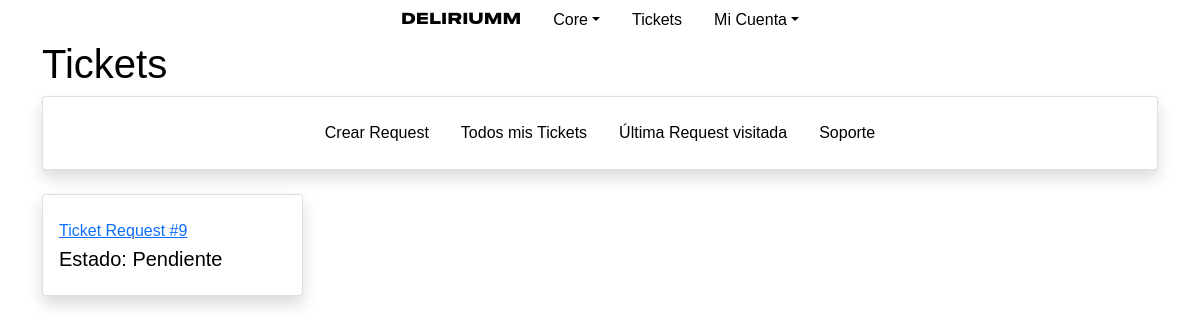
/core/tickets/ (signed in), run on an earlier commit of the app's database.
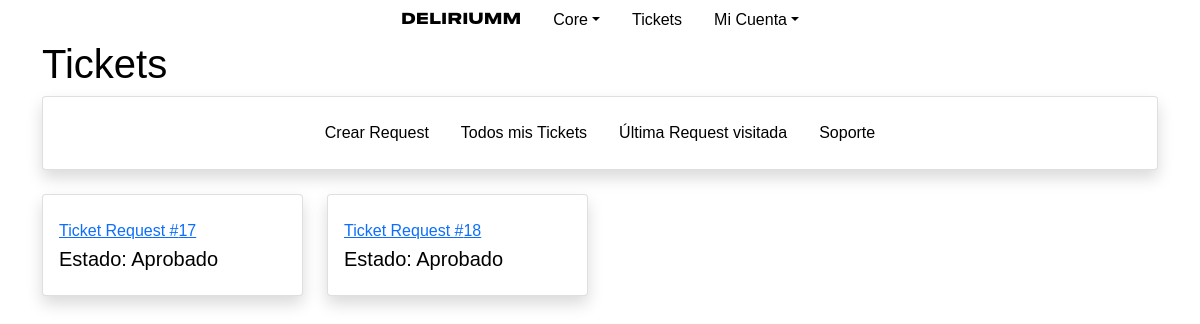
And on a later commit of the database.
### tickets/models.py (models this page shows, shortened)
class TicketRequest(models.Model):
    user = models.ForeignKey(User, on_delete=models.CASCADE)
    event = models.ForeignKey(Event, on_delete=models.CASCADE)
    context = models.CharField(max_length=300, blank=True)
    q_tickets = models.IntegerField(verbose_name="Tickets")
    reference = models.CharField(max_length=150, default="none")
    client = models.CharField(max_length=50, default="none")
    total = models.IntegerField(verbose_name="Total", default="0")
    created = models.DateTimeField(auto_now=True)
    staff_asigned = models.CharField(max_length=30, default="none")
    comprobante = models.FileField(upload_to='uploads/comprobantes/', blank=True)
    PAYMENTS = (
        ("CASH", "Efectivo"),
        ("CARD", "Tarjeta"),
        ("TRANSFER", "Transferencía"),
        ("DEPOSIT", "Deposíto"),
    )
    payment_method = models.CharField(
        max_length=20,
        choices=PAYMENTS,
        default='CASH',
    )
    STATUS = (
        ("PE", "Pendiente"),
        ("RE", "Rechazado"),
        ("VA", "Aprobado"),
        ("AR", "Archivado"),
    )
    status = models.CharField(
        max_length=2,
        choices=STATUS,
        default='PE',
    )

### tickets/views.py (the view)
# urls.py: path("", views.index, name="index"),
def index(request):
    if not request.user.is_authenticated:
        return HttpResponseRedirect(reverse("users:login"))
    usercore = get_object_or_404(UserCore, user=request.user)
    return render(request, "tickets/index.html",{
        "ticketspe": request.user.ticketrequest_set.all().filter(status="PE"),
        "ticketsap": request.user.ticketrequest_set.all().filter(status="VA"),
        "ticketsre": request.user.ticketrequest_set.all().filter(status="RE"),
        "last_ticket": usercore.last_ticket_request_see,
    })

### tickets/templates/tickets/index.html (shortened to what this page needs)
{% extends 'tickets/layout_1.html' %}
{% block head %}
{% load static %}
{% endblock %}
{% block body %}
<h1>Tickets</h1>
<div class="card shadow mb-4 ">
    <div class="card-body ">
        <ul class="nav justify-content-center">
            <li class="nav-item border-0">
                <a class="nav-link" href="{% url 'tickets:create_request_view' %}">Crear Request</a>
            </li>
            <li class="nav-item border-0">
                <a class="nav-link" href="{% url 'tickets:my_tickets' %}">Todos mis Tickets</a>
            </li>
            <li class="nav-item border-0">
                <a class="nav-link" href="{% url 'tickets:request_view' last_ticket %}">Última Request visitada</a>
            </li>
            <li class="nav-item border-0">
                <a class="nav-link" href="{% url 'tickets:index' %}">Soporte</a>
            </li>
        </ul>
    </div>
</div>
<div class="row">
    {% for ticket in ticketspe %}
    <div class="col-xl-3 col-md-6 mb-4">
        <div class="card border-left-primary shadow h-100 py-2">
            <div class="card-body">
                <div class="row no-gutters align-items-center">
                    <div class="col mr-2">
                        <div class="text-xs font-weight-bold text-primary mb-1">
                            <a href="{% url 'tickets:request_view' ticket.pk %}">Ticket Request #{{ ticket.pk }}</a></div>
                        <div class="h5 mb-0 font-weight-bold text-gray-800">Estado: {{ ticket.get_status_display }}</div>
                    </div>
                </div>
            </div>
        </div>
    </div>
    {% endfor %}
</div>
<div class="row">
    {% for ticket in ticketsap %}
    <div class="col-xl-3 col-md-6 mb-4">
        <div class="card border-left-primary shadow h-100 py-2">
            <div class="card-body">
                <div class="row no-gutters align-items-center">
                    <div class="col mr-2">
                        <div class="text-xs font-weight-bold text-primary mb-1">
                            <a href="{% url 'tickets:request_view' ticket.pk %}">Ticket Request #{{ ticket.pk }}</a></div>
                        <div class="h5 mb-0 font-weight-bold text-gray-800">Estado: {{ ticket.get_status_display }}</div>
                    </div>
                </div>
            </div>
        </div>
    </div>
    {% endfor %}
</div>
{% endblock body %}

What changed in the data, as far as the page shows it:
removed TicketRequest: pk "9", status "Pendiente", shown under "Tickets"
added TicketRequest: pk "17", status "Aprobado", shown under "Tickets"
added TicketRequest: pk "18", status "Aprobado", shown under "Tickets"
